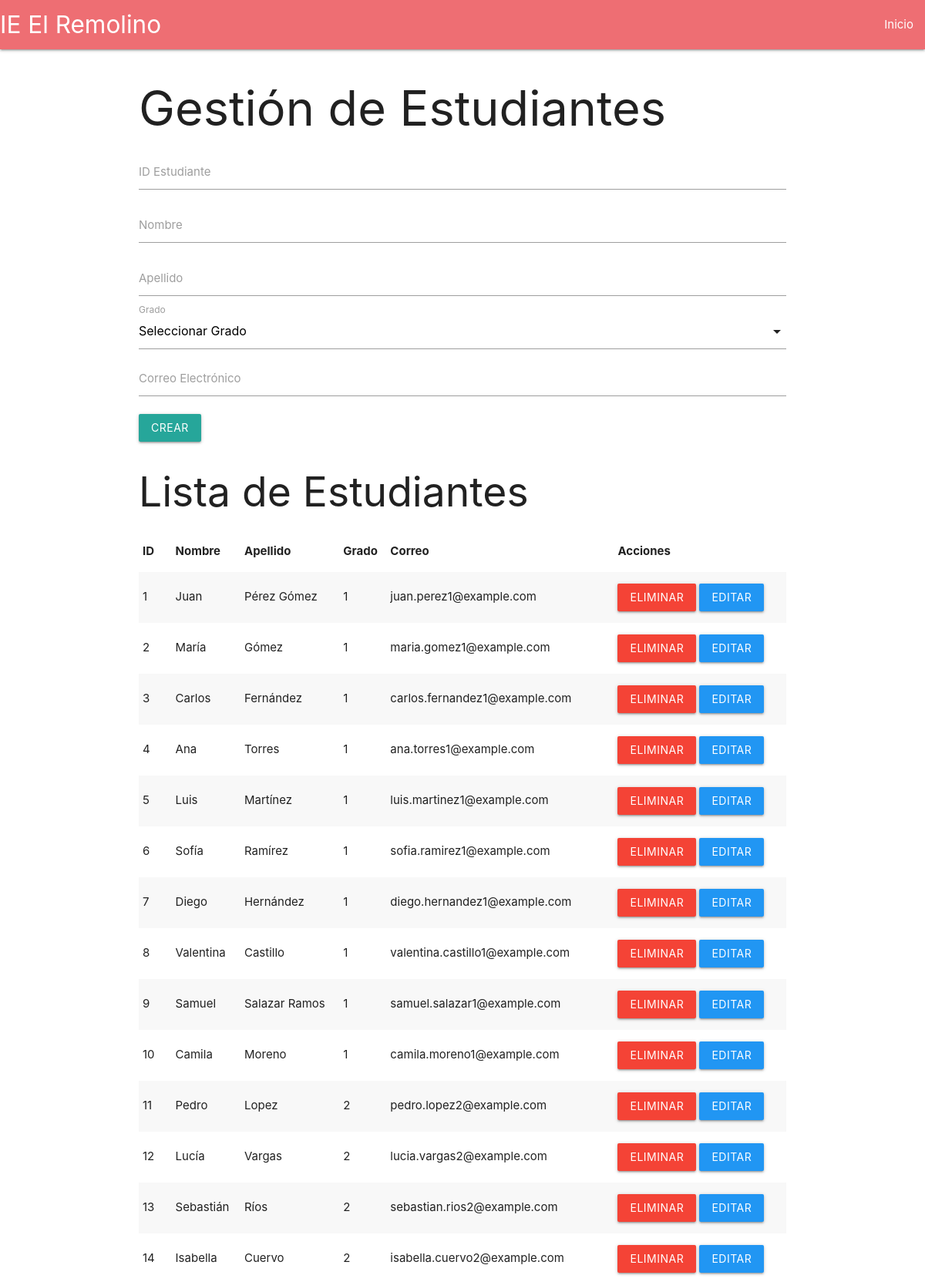
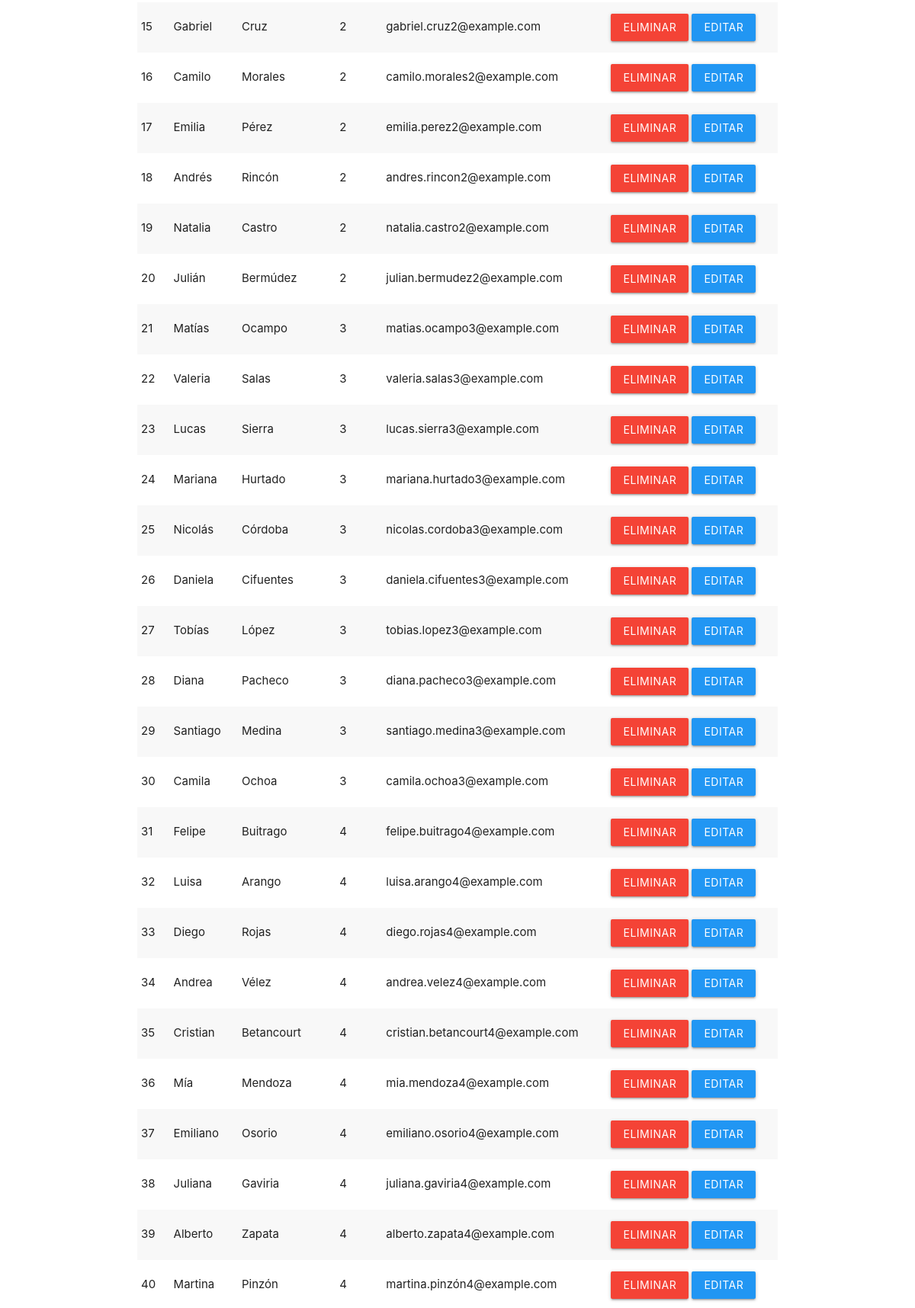
The app's page /gestionar_estudiantes.php (upper part) with its own data (2 pictures, top to bottom).
### tables this page shows
CREATE TABLE `estudiantes` (
  `id_estudiante` int(11) NOT NULL,
  `nombre` varchar(100) NOT NULL,
  `apellido` varchar(100) NOT NULL,
  `grado` varchar(50) NOT NULL,
  `correo` varchar(100) DEFAULT NULL
);

### gestionar_estudiantes.php (the view, shortened to what this page needs)
<?php
$servername = "localhost";
$username = "root";
$password = "";
$dbname = "gestion_notas";
$conn = new mysqli($servername, $username, $password, $dbname);
$edit = false;
$sql = "SELECT * FROM estudiantes";
$result = $conn->query($sql);
?>
<!DOCTYPE html>
<html lang="es">
<head>
    <link rel="stylesheet" href="https://cdnjs.cloudflare.com/ajax/libs/materialize/1.0.0/css/materialize.min.css">
</head>
<body>
<nav>
    <div class="nav-wrapper">
        <a href="#" class="brand-logo">IE El Remolino</a>
        <ul id="nav-mobile" class="right hide-on-med-and-down">
            <li><a href="admin_dashboard.php">Inicio</a></li>
        </ul>
    </div>
</nav>
<div class="container">
    <h1>Gestión de Estudiantes</h1>
    <form action="" method="POST">
        <div class="input-field">
            <input type="number" name="id_estudiante" required value="<?php echo $edit ? $edit['id_estudiante'] : ''; ?>">
            <label>ID Estudiante</label>
        </div>
        <div class="input-field">
            <input type="text" name="nombre" required value="<?php echo $edit ? $edit['nombre'] : ''; ?>">
            <label>Nombre</label>
        </div>
        <div class="input-field">
            <input type="text" name="apellido" required value="<?php echo $edit ? $edit['apellido'] : ''; ?>">
            <label>Apellido</label>
        </div>
        <div class="input-field">
            <label>Grado</label>
        </div>
        <div class="input-field">
            <input type="email" name="correo" required value="<?php echo $edit ? $edit['correo'] : ''; ?>">
            <label>Correo Electrónico</label>
        </div>
        <button type="submit" name="<?php echo $edit ? 'actualizar' : 'crear'; ?>" class="btn">
            <?php echo $edit ? 'Actualizar' : 'Crear'; ?>
        </button>
    </form>
    <h2>Lista de Estudiantes</h2>
    <table class="striped">
        <thead>
            <tr>
                <th>ID</th>
                <th>Nombre</th>
                <th>Apellido</th>
                <th>Grado</th>
                <th>Correo</th>
                <th>Acciones</th>
            </tr>
        </thead>
        <tbody>
            <?php if ($result->num_rows > 0): ?>
                <?php while($row = $result->fetch_assoc()): ?>
                    <tr>
                        <td><?php echo $row['id_estudiante']; ?></td>
                        <td><?php echo $row['nombre']; ?></td>
                        <td><?php echo $row['apellido']; ?></td>
                        <td><?php echo $row['grado']; ?></td>
                        <td><?php echo $row['correo']; ?></td>
                        <td>
                            <form action="" method="POST" style="display:inline;">
                                <button type="submit" name="eliminar" class="btn red">Eliminar</button>
                            </form>
                            <form action="" method="POST" style="display:inline;">
                                <button type="submit" name="editar" class="btn blue">Editar</button>
                            </form>
                        </td>
                    </tr>
                <?php endwhile; ?>
            <?php else: ?>
                <tr>
                    <td colspan="6">No hay estudiantes registrados.</td>
                </tr>
            <?php endif; ?>
        </tbody>
    </table>
</div>
</body>
</html>

### records on screen
estudiantes: id_estudiante "1", nombre "Juan", apellido "Pérez Gómez", grado "1", correo "juan.perez1@example.com"
estudiantes: id_estudiante "2", nombre "María", apellido "Gómez", grado "1", correo "maria.gomez1@example.com"
estudiantes: id_estudiante "3", nombre "Carlos", apellido "Fernández", grado "1", correo "carlos.fernandez1@example.com"
estudiantes: id_estudiante "4", nombre "Ana", apellido "Torres", grado "1", correo "ana.torres1@example.com"
estudiantes: id_estudiante "5", nombre "Luis", apellido "Martínez", grado "1", correo "luis.martinez1@example.com"
estudiantes: id_estudiante "6", nombre "Sofía", apellido "Ramírez", grado "1", correo "sofia.ramirez1@example.com"
estudiantes: id_estudiante "7", nombre "Diego", apellido "Hernández", grado "1", correo "diego.hernandez1@example.com"
estudiantes: id_estudiante "8", nombre "Valentina", apellido "Castillo", grado "1", correo "valentina.castillo1@example.com"
estudiantes: id_estudiante "9", nombre "Samuel", apellido "Salazar Ramos", grado "1", correo "samuel.salazar1@example.com"
estudiantes: id_estudiante "10", nombre "Camila", apellido "Moreno", grado "1", correo "camila.moreno1@example.com"
estudiantes: id_estudiante "11", nombre "Pedro", apellido "Lopez", grado "2", correo "pedro.lopez2@example.com"
estudiantes: id_estudiante "12", nombre "Lucía", apellido "Vargas", grado "2", correo "lucia.vargas2@example.com"
estudiantes: id_estudiante "13", nombre "Sebastián", apellido "Ríos", grado "2", correo "sebastian.rios2@example.com"
estudiantes: id_estudiante "14", nombre "Isabella", apellido "Cuervo", grado "2", correo "isabella.cuervo2@example.com"
estudiantes: id_estudiante "15", nombre "Gabriel", apellido "Cruz", grado "2", correo "gabriel.cruz2@example.com"
estudiantes: id_estudiante "16", nombre "Camilo", apellido "Morales", grado "2", correo "camilo.morales2@example.com"
estudiantes: id_estudiante "17", nombre "Emilia", apellido "Pérez", grado "2", correo "emilia.perez2@example.com"
estudiantes: id_estudiante "18", nombre "Andrés", apellido "Rincón", grado "2", correo "andres.rincon2@example.com"
estudiantes: id_estudiante "19", nombre "Natalia", apellido "Castro", grado "2", correo "natalia.castro2@example.com"
estudiantes: id_estudiante "20", nombre "Julián", apellido "Bermúdez", grado "2", correo "julian.bermudez2@example.com"
estudiantes: id_estudiante "21", nombre "Matías", apellido "Ocampo", grado "3", correo "matias.ocampo3@example.com"
estudiantes: id_estudiante "22", nombre "Valeria", apellido "Salas", grado "3", correo "valeria.salas3@example.com"
estudiantes: id_estudiante "23", nombre "Lucas", apellido "Sierra", grado "3", correo "lucas.sierra3@example.com"
estudiantes: id_estudiante "24", nombre "Mariana", apellido "Hurtado", grado "3", correo "mariana.hurtado3@example.com"
estudiantes: id_estudiante "25", nombre "Nicolás", apellido "Córdoba", grado "3", correo "nicolas.cordoba3@example.com"
estudiantes: id_estudiante "26", nombre "Daniela", apellido "Cifuentes", grado "3", correo "daniela.cifuentes3@example.com"
estudiantes: id_estudiante "27", nombre "Tobías", apellido "López", grado "3", correo "tobias.lopez3@example.com"
estudiantes: id_estudiante "28", nombre "Diana", apellido "Pacheco", grado "3", correo "diana.pacheco3@example.com"
estudiantes: id_estudiante "29", nombre "Santiago", apellido "Medina", grado "3", correo "santiago.medina3@example.com"
estudiantes: id_estudiante "30", nombre "Camila", apellido "Ochoa", grado "3", correo "camila.ochoa3@example.com"
estudiantes: id_estudiante "31", nombre "Felipe", apellido "Buitrago", grado "4", correo "felipe.buitrago4@example.com"
estudiantes: id_estudiante "32", nombre "Luisa", apellido "Arango", grado "4", correo "luisa.arango4@example.com"
estudiantes: id_estudiante "33", nombre "Diego", apellido "Rojas", grado "4", correo "diego.rojas4@example.com"
estudiantes: id_estudiante "34", nombre "Andrea", apellido "Vélez", grado "4", correo "andrea.velez4@example.com"
estudiantes: id_estudiante "35", nombre "Cristian", apellido "Betancourt", grado "4", correo "cristian.betancourt4@example.com"
estudiantes: id_estudiante "36", nombre "Mía", apellido "Mendoza", grado "4", correo "mia.mendoza4@example.com"
estudiantes: id_estudiante "37", nombre "Emiliano", apellido "Osorio", grado "4", correo "emiliano.osorio4@example.com"
estudiantes: id_estudiante "38", nombre "Juliana", apellido "Gaviria", grado "4", correo "juliana.gaviria4@example.com"
estudiantes: id_estudiante "39", nombre "Alberto", apellido "Zapata", grado "4", correo "alberto.zapata4@example.com"
estudiantes: id_estudiante "40", nombre "Martina", apellido "Pinzón", grado "4", correo "martina.pinzón4@example.com"
